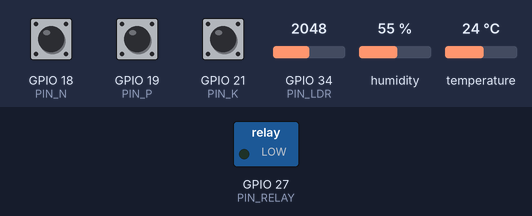
A sketch run on a simulated ESP32. On the bench: switched loads named in the sketch (green lamp = pin HIGH). Inputs (shaded band) come from the test bench; at power-on: temperature 24 °C, humidity 55 %, GPIO 34 (PIN_LDR) = 2048, GPIO 18 (PIN_N) HIGH, GPIO 19 (PIN_P) HIGH, GPIO 21 (PIN_K) HIGH. What the sketch prints to the serial monitor is not drawn.

Above: at 1.4 s.
1.5 s: temperature set to 4 °C
4.7 s: humidity set to 21 %
7.4 s: humidity set to 18 %
At 8.5 s:
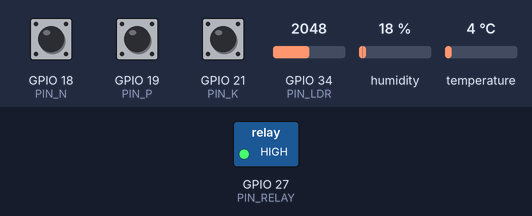
9.7 s: GPIO 34 (PIN_LDR) set to 2890
11.2 s: GPIO 34 (PIN_LDR) set to 2996
13.8 s: GPIO 18 (PIN_N) pulled LOW for 1.2 s
Timing chart, 0 to 16.8 s (numbered marks = the images above; inputs shaded):
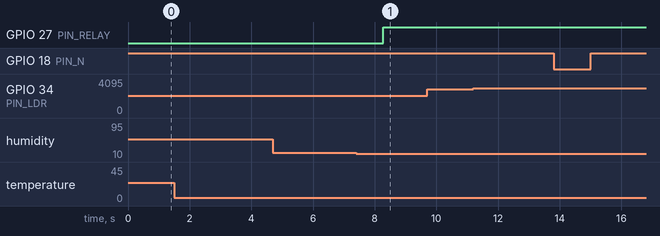

The sketch:

programa.ino
```cpp
/*
  FarmTech Solutions - Fase 2 - Irrigação Inteligente (Soja)
  Conversão de MicroPython para C++ (Arduino/ESP32)

  Dependências (esta versão):
    - Adafruit DHT sensor library
    - Adafruit Unified Sensor

  Observações de hardware:
    - ESP32: PIN 34 é somente entrada (ok para ADC).
    - Ajuste RELAY_ACTIVE_LOW conforme o módulo de relé utilizado.
*/

#include <Arduino.h>
#include <DHT.h>
#include <utility>   // std::pair

// =========================== CONFIGURAÇÃO DOS PINOS ===========================
constexpr uint8_t PIN_N      = 18;
constexpr uint8_t PIN_P      = 19;
constexpr uint8_t PIN_K      = 21;
constexpr uint8_t PIN_DHT    = 15;   // DHT22
constexpr uint8_t PIN_LDR    = 34;   // ADC para "pH" (simulado por LDR no protótipo)
constexpr uint8_t PIN_RELAY  = 27;   // Saída para relé

// =========================== CONFIGURAÇÃO DO SISTEMA ==========================
constexpr float HUM_ON            = 40.0f;      // liga se umidade < 40%
constexpr bool  USE_PH_RULE       = true;       // exigir pH na faixa
constexpr float PH_MIN            = 5.5f;
constexpr float PH_MAX            = 6.8f;
constexpr bool  RELAY_ACTIVE_LOW  = false;      // true se o relé for ativo em LOW
constexpr uint32_t DEBOUNCE_MS    = 120;

// ========================= Temperatura (emergências) ==========================
constexpr float TEMP_VERY_HOT      = 40.0f;     // calor extremo
constexpr float TEMP_HOT           = 36.0f;     // calor forte
constexpr float HOT_EMERG_ON2      = 55.0f;     // umidade p/ emergência calor extremo
constexpr float HOT_EMERG_ON1      = 45.0f;     // umidade p/ emergência calor
constexpr float TEMP_VERY_COLD     = 10.0f;     // frio extremo
constexpr float COLD_BLOCK_MIN_HUM = 20.0f;     // bloqueia se >= 20% no frio extremo

// ================================ ESTRUTURAS ==================================
struct BtnState {
  int       lastLevel   = HIGH; // último nível lido (com PULLUP)
  uint32_t  lastEdgeMs  = 0;    // tempo do último clique aceito (debounce)
};

struct Decisao {
  bool   ligar;
  String motivo;
};

// ================================ HARDWARE ====================================
// Adafruit DHT
#define DHTTYPE DHT22
DHT dht(PIN_DHT, DHTTYPE);

// Estados globais
BtnState btnN_state, btnP_state, btnK_state;
volatile float ph_offset = 0.0f; // aparece como "Ajuste pH"

// ============================== PROTÓTIPOS ====================================
inline void relayOn();
inline void relayOff();

std::pair<bool, bool> edgePressed(uint8_t pin, BtnState& st);
void  lerBotoesEAjustarPh(bool& isN, bool& isP, bool& isK);
std::pair<float,float> lerUmidadeTemp();
float lerPh();
Decisao deveLigarBomba(float hum, float temp, float ph);

// =============================== ARDUINO SETUP ================================
void setup() {
  Serial.begin(115200);
  delay(200);

  // Botões com PULLUP (acionamento para GND)
  pinMode(PIN_N, INPUT_PULLUP);
  pinMode(PIN_P, INPUT_PULLUP);
  pinMode(PIN_K, INPUT_PULLUP);

  // Relé
  pinMode(PIN_RELAY, OUTPUT);
  relayOff();

  // DHT22 (Adafruit)
  dht.begin();

  // ADC do ESP32 (opcional, mas recomendado)
  // Ajusta atenuação para 11dB (faixa ~0..3,3 V)
  analogSetPinAttenuation(PIN_LDR, ADC_11db);

  Serial.println("====================== FarmTech Solutions - Fase 2 - Irrigação Inteligente (Soja) ======================");
  Serial.println();
  // Serial.println("                              N: pH -0.2 | K: pH +0.2 | P: sem efeito");
}

// =================================== LOOP ====================================
void loop() {
  bool nPress=false, pPress=false, kPress=false;
  lerBotoesEAjustarPh(nPress, pPress, kPress);

  std::pair<float,float> th = lerUmidadeTemp();
  float hum  = th.first;
  float temp = th.second;

  float ph = lerPh();

  Decisao d = deveLigarBomba(hum, temp, ph);
  if (d.ligar) relayOn();
  else         relayOff();

  // Log formatado
  String humStr = isnan(hum)  ? String("--") : (String(hum, 1) + "%");
  String tmpStr = isnan(temp) ? String("--") : (String(temp, 1) + "C");

  auto padLeft = [](String s, int w) {
  while ((int)s.length() < w) s = " " + s;
  return s;
  };

  auto padRight = [](String s, int w) {
    while ((int)s.length() < w) s += " ";
    return s;
  };

  String line;
  line.reserve(160);
  line  = "N="; line += nPress ? 1 : 0;
  line += " P="; line += pPress ? 1 : 0;
  line += " K="; line += kPress ? 1 : 0;
  line += " | pH=";        line += padLeft(String(ph, 2), 5);      // ex.: " 3.42"
  line += " | Ajuste pH="; line += padLeft(String(ph_offset, 1), 4); // ex.: " 0.0"
  line += " | Umi=";       line += padLeft(humStr, 6);             // ex.: " 40.0%"
  line += " | Temp=";      line += padLeft(tmpStr, 6);             // ex.: " 24.0C"
  line += " | Bomba=";     line += padRight((d.ligar ? "ON" : "OFF"), 3);
  line += " -> ";          line += d.motivo;
  Serial.println(line);

  Serial.flush();

  delay(1000);
}

// ============================ IMPLEMENTAÇÕES ==================================

// Utilidades de RELÉ
inline void relayOn()  { digitalWrite(PIN_RELAY, RELAY_ACTIVE_LOW ? LOW  : HIGH); }
inline void relayOff() { digitalWrite(PIN_RELAY, RELAY_ACTIVE_LOW ? HIGH : LOW ); }

// Leitura com debounce.
// Retorna (houveClique, estaPressionado)
std::pair<bool, bool> edgePressed(uint8_t pin, BtnState& st) {
  uint32_t now   = millis();
  int level      = digitalRead(pin);          // PULLUP => pressionado = LOW
  bool pressedNow= (level == LOW);
  bool edge      = (level == LOW && st.lastLevel == HIGH &&
                    (now - st.lastEdgeMs) > DEBOUNCE_MS);
  if (edge) st.lastEdgeMs = now;
  st.lastLevel = level;
  return std::make_pair(edge, pressedNow);
}

void lerBotoesEAjustarPh(bool& isN, bool& isP, bool& isK) {
  std::pair<bool,bool> epN = edgePressed(PIN_N, btnN_state);
  std::pair<bool,bool> epP = edgePressed(PIN_P, btnP_state);
  std::pair<bool,bool> epK = edgePressed(PIN_K, btnK_state);

  bool cN = epN.first; bool pN = epN.second;
  bool cP = epP.first; bool pP = epP.second;
  bool cK = epK.first; bool pK = epK.second;

  if (cN) ph_offset -= 0.2f;
  if (cK) ph_offset += 0.2f;

  // limita offset para manter pH final 0..14
  if (ph_offset > 14.0f)  ph_offset = 14.0f;
  if (ph_offset < -14.0f) ph_offset = -14.0f;

  isN = pN; isP = pP; isK = pK;
}

// (umidade, temperatura) com Adafruit DHT
std::pair<float, float> lerUmidadeTemp() {
  float hum  = dht.readHumidity();
  float temp = dht.readTemperature(); // °C
  if (isnan(hum) || isnan(temp)) {
    return std::make_pair(NAN, NAN);
  }
  return std::make_pair(hum, temp);
}

// "pH" do ADC (0..4095 → 0..14) + offset
float lerPh() {
  int raw = analogRead(PIN_LDR);              // ESP32 default: 0..4095
  float ph = (static_cast<float>(raw) / 4095.0f) * 14.0f + ph_offset;
  if (ph < 0.0f)  ph = 0.0f;
  if (ph > 14.0f) ph = 14.0f;
  return ph;
}

// Regras de decisão (emergências e condição padrão)
Decisao deveLigarBomba(float hum, float temp, float ph) {
  if (isnan(hum)) {
    return {false, String("sem leitura de umidade")};
  }

  // Frio extremo: bloqueia (salvo seca severa)
  if (!isnan(temp) && temp <= TEMP_VERY_COLD) {
    if (hum < COLD_BLOCK_MIN_HUM) {
      return {true, String("EMERGÊNCIA: frio extremo e umidade < ") + String((int)COLD_BLOCK_MIN_HUM) + "%"};
    }
    return {false, String("bloqueio: frio extremo (<= ") + String((int)TEMP_VERY_COLD) + "C) e umidade >= " + String((int)COLD_BLOCK_MIN_HUM) + "%"};
  }

  // Calor forte/extremo: liga emergencialmente (ignora pH)
  if (!isnan(temp)) {
    if (temp >= TEMP_VERY_HOT && hum < HOT_EMERG_ON2) {
      return {true, String("EMERGÊNCIA: calor extremo (>= ") + String((int)TEMP_VERY_HOT) + "C) e umidade < " + String((int)HOT_EMERG_ON2) + "%"};
    }
    if (temp >= TEMP_HOT && hum < HOT_EMERG_ON1) {
      return {true, String("EMERGÊNCIA: calor forte (>= ") + String((int)TEMP_HOT) + "C) e umidade < " + String((int)HOT_EMERG_ON1) + "%"};
    }
  }

  // Regra padrão (exige pH se ativado)
  if (USE_PH_RULE && !(ph >= PH_MIN && ph <= PH_MAX)) {
    char buf[48];
    snprintf(buf, sizeof(buf), "pH fora (alvo %.1f–%.1f)", PH_MIN, PH_MAX);
    return {false, String(buf)};
  }

  if (hum < HUM_ON) {
    char buf[40];
    snprintf(buf, sizeof(buf), "liga: Umi %.1f%% < %.0f%%", hum, HUM_ON);
    return {true, String(buf)};
  }

  char buf[48];
  snprintf(buf, sizeof(buf), "aguarda: Umi %.1f%% >= %.0f%%", hum, HUM_ON);
  // snprintf(buf, sizeof(buf), "aguarda: Umi %.1f%% \xE2\x89\xA5 %.0f%%", hum, HUM_ON); // "≥"
  return {false, String(buf)};
}
```

Measured:
- the behaviour switches between 20 and 19 % on humidity (found by bisection; images 0 and 1)
- after the input at 1.5 s, every drawn part: stays the same
- after the input at 4.7 s, every drawn part: stays the same
- after the input at 7.4 s, GPIO 27 (PIN_RELAY): LOW → HIGH after 0.88 s
- after the input at 9.7 s, every drawn part: stays the same
- after the input at 11.2 s, every drawn part: stays the same
- after the input at 13.8 s, every drawn part: stays the same
